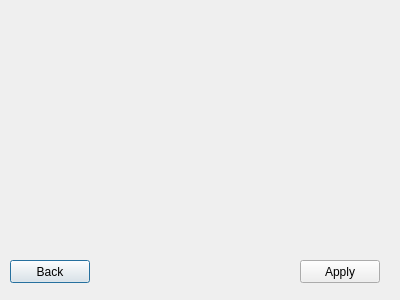
<?xml version="1.0" encoding="UTF-8"?>
<ui version="4.0">
 <class>SettingsScreen</class>
 <widget class="QDialog" name="SettingsScreen">
  <property name="geometry">
   <rect>
    <x>0</x>
    <y>0</y>
    <width>400</width>
    <height>300</height>
   </rect>
  </property>
  <property name="windowTitle">
   <string>Dialog</string>
  </property>
  <widget class="QPushButton" name="btnBackSettings">
   <property name="geometry">
    <rect>
     <x>10</x>
     <y>260</y>
     <width>80</width>
     <height>23</height>
    </rect>
   </property>
   <property name="text">
    <string>Back</string>
   </property>
  </widget>
  <widget class="QPushButton" name="btnApplySettings">
   <property name="geometry">
    <rect>
     <x>300</x>
     <y>260</y>
     <width>80</width>
     <height>23</height>
    </rect>
   </property>
   <property name="text">
    <string>Apply</string>
   </property>
  </widget>
 </widget>
 <resources/>
 <connections/>
</ui>
